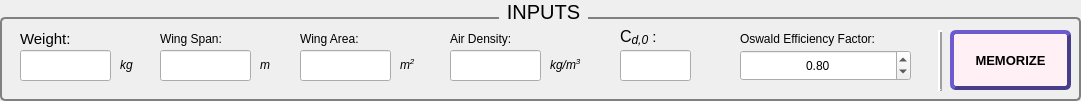
   <widget class="QGroupBox" name="groupBox_inputs">
    <property name="geometry">
     <rect>
      <x>10</x>
      <y>20</y>
      <width>1081</width>
      <height>101</height>
     </rect>
    </property>
    <property name="sizePolicy">
     <sizepolicy hsizetype="Fixed" vsizetype="Fixed">
      <horstretch>0</horstretch>
      <verstretch>0</verstretch>
     </sizepolicy>
    </property>
    <property name="contextMenuPolicy">
     <enum>Qt::NoContextMenu</enum>
    </property>
    <property name="autoFillBackground">
     <bool>false</bool>
    </property>
    <property name="styleSheet">
     <string notr="true">QGroupBox
{
		font-size: 20px;
		border: 2px solid gray;
		border-radius: 5px;
		margin-top: 17px;
}

QGroupBox::title
{
		subcontrol-origin: margin;
		subcontrol-position: top center;
		padding: 0 5px;
}
</string>
    </property>
    <property name="title">
     <string>INPUTS</string>
    </property>
    <property name="alignment">
     <set>Qt::AlignCenter</set>
    </property>
    <property name="flat">
     <bool>false</bool>
    </property>
    <widget class="QLineEdit" name="weight_lineEdit">
     <property name="geometry">
      <rect>
       <x>20</x>
       <y>50</y>
       <width>91</width>
       <height>31</height>
      </rect>
     </property>
     <property name="sizePolicy">
      <sizepolicy hsizetype="Fixed" vsizetype="Fixed">
       <horstretch>0</horstretch>
       <verstretch>0</verstretch>
      </sizepolicy>
     </property>
     <property name="font">
      <font>
       <family>Ubuntu</family>
       <pointsize>11</pointsize>
       <weight>50</weight>
       <italic>false</italic>
       <bold>false</bold>
      </font>
     </property>
     <property name="styleSheet">
      <string notr="true">QLineEdit {
	font: 11pt &quot;Ubuntu&quot;}</string>
     </property>
     <property name="text">
      <string/>
     </property>
     <property name="frame">
      <bool>true</bool>
     </property>
     <property name="alignment">
      <set>Qt::AlignCenter</set>
     </property>
     <property name="cursorMoveStyle">
      <enum>Qt::LogicalMoveStyle</enum>
     </property>
     <property name="clearButtonEnabled">
      <bool>true</bool>
     </property>
    </widget>
    <widget class="QLabel" name="weight_label">
     <property name="geometry">
      <rect>
       <x>20</x>
       <y>30</y>
       <width>67</width>
       <height>17</height>
      </rect>
     </property>
     <property name="sizePolicy">
      <sizepolicy hsizetype="Fixed" vsizetype="Fixed">
       <horstretch>0</horstretch>
       <verstretch>0</verstretch>
      </sizepolicy>
     </property>
     <property name="font">
      <font>
       <family>Ubuntu</family>
       <pointsize>11</pointsize>
       <weight>50</weight>
       <italic>false</italic>
       <bold>false</bold>
      </font>
     </property>
     <property name="styleSheet">
      <string notr="true">QLabel {font: 11pt &quot;Ubuntu&quot;}</string>
     </property>
     <property name="frameShape">
      <enum>QFrame::NoFrame</enum>
     </property>
     <property name="text">
      <string>Weight:</string>
     </property>
    </widget>
    <widget class="QLineEdit" name="wingspan_lineEdit">
     <property name="geometry">
      <rect>
       <x>160</x>
       <y>50</y>
       <width>91</width>
       <height>31</height>
      </rect>
     </property>
     <property name="sizePolicy">
      <sizepolicy hsizetype="Fixed" vsizetype="Fixed">
       <horstretch>0</horstretch>
       <verstretch>0</verstretch>
      </sizepolicy>
     </property>
     <property name="styleSheet">
      <string notr="true">QLineEdit {
	font: 11pt &quot;Ubuntu&quot;}</string>
     </property>
     <property name="alignment">
      <set>Qt::AlignCenter</set>
     </property>
     <property name="clearButtonEnabled">
      <bool>true</bool>
     </property>
    </widget>
    <widget class="QLabel" name="weightkg_label">
     <property name="geometry">
      <rect>
       <x>120</x>
       <y>50</y>
       <width>21</width>
       <height>31</height>
      </rect>
     </property>
     <property name="sizePolicy">
      <sizepolicy hsizetype="Fixed" vsizetype="Fixed">
       <horstretch>0</horstretch>
       <verstretch>0</verstretch>
      </sizepolicy>
     </property>
     <property name="text">
      <string>&lt;html&gt;&lt;head/&gt;&lt;body&gt;&lt;p&gt;&lt;span style=&quot; font-style:italic;&quot;&gt;kg&lt;/span&gt;&lt;/p&gt;&lt;/body&gt;&lt;/html&gt;</string>
     </property>
    </widget>
    <widget class="QLabel" name="wingspan_label">
     <property name="geometry">
      <rect>
       <x>160</x>
       <y>30</y>
       <width>81</width>
       <height>17</height>
      </rect>
     </property>
     <property name="sizePolicy">
      <sizepolicy hsizetype="Fixed" vsizetype="Fixed">
       <horstretch>0</horstretch>
       <verstretch>0</verstretch>
      </sizepolicy>
     </property>
     <property name="styleSheet">
      <string notr="true">QLabel {font: 11pt &quot;Ubuntu&quot;}</string>
     </property>
     <property name="text">
      <string>Wing Span:</string>
     </property>
    </widget>
    <widget class="QLabel" name="wingspanm_label">
     <property name="geometry">
      <rect>
       <x>260</x>
       <y>50</y>
       <width>21</width>
       <height>31</height>
      </rect>
     </property>
     <property name="sizePolicy">
      <sizepolicy hsizetype="Fixed" vsizetype="Fixed">
       <horstretch>0</horstretch>
       <verstretch>0</verstretch>
      </sizepolicy>
     </property>
     <property name="text">
      <string>&lt;html&gt;&lt;head/&gt;&lt;body&gt;&lt;p&gt;&lt;span style=&quot; font-style:italic;&quot;&gt;m&lt;/span&gt;&lt;/p&gt;&lt;/body&gt;&lt;/html&gt;</string>
     </property>
    </widget>
    <widget class="QLineEdit" name="wingarea_lineEdit">
     <property name="geometry">
      <rect>
       <x>300</x>
       <y>50</y>
       <width>91</width>
       <height>31</height>
      </rect>
     </property>
     <property name="sizePolicy">
      <sizepolicy hsizetype="Fixed" vsizetype="Fixed">
       <horstretch>0</horstretch>
       <verstretch>0</verstretch>
      </sizepolicy>
     </property>
     <property name="styleSheet">
      <string notr="true">QLineEdit {
	font: 11pt &quot;Ubuntu&quot;}</string>
     </property>
     <property name="alignment">
      <set>Qt::AlignCenter</set>
     </property>
     <property name="clearButtonEnabled">
      <bool>true</bool>
     </property>
    </widget>
    <widget class="QLabel" name="wingarea_label">
     <property name="geometry">
      <rect>
       <x>300</x>
       <y>30</y>
       <width>81</width>
       <height>17</height>
      </rect>
     </property>
     <property name="sizePolicy">
      <sizepolicy hsizetype="Fixed" vsizetype="Fixed">
       <horstretch>0</horstretch>
       <verstretch>0</verstretch>
      </sizepolicy>
     </property>
     <property name="styleSheet">
      <string notr="true">QLabel {font: 11pt &quot;Ubuntu&quot;}</string>
     </property>
     <property name="text">
      <string>Wing Area:</string>
     </property>
    </widget>
    <widget class="QLabel" name="wingaream2_label">
     <property name="geometry">
      <rect>
       <x>400</x>
       <y>50</y>
       <width>31</width>
       <height>31</height>
      </rect>
     </property>
     <property name="sizePolicy">
      <sizepolicy hsizetype="Fixed" vsizetype="Fixed">
       <horstretch>0</horstretch>
       <verstretch>0</verstretch>
      </sizepolicy>
     </property>
     <property name="text">
      <string>&lt;html&gt;&lt;head/&gt;&lt;body&gt;&lt;p&gt;&lt;span style=&quot; font-style:italic;&quot;&gt;m&lt;/span&gt;&lt;span style=&quot; font-style:italic; vertical-align:super;&quot;&gt;2&lt;/span&gt;&lt;/p&gt;&lt;/body&gt;&lt;/html&gt;</string>
     </property>
    </widget>
    <widget class="QLineEdit" name="rho_lineEdit">
     <property name="geometry">
      <rect>
       <x>450</x>
       <y>50</y>
       <width>91</width>
       <height>31</height>
      </rect>
     </property>
     <property name="sizePolicy">
      <sizepolicy hsizetype="Fixed" vsizetype="Fixed">
       <horstretch>0</horstretch>
       <verstretch>0</verstretch>
      </sizepolicy>
     </property>
     <property name="styleSheet">
      <string notr="true">QLineEdit {
	font: 11pt &quot;Ubuntu&quot;}</string>
     </property>
     <property name="text">
      <string/>
     </property>
     <property name="alignment">
      <set>Qt::AlignCenter</set>
     </property>
     <property name="clearButtonEnabled">
      <bool>true</bool>
     </property>
    </widget>
    <widget class="QLabel" name="rho_label">
     <property name="geometry">
      <rect>
       <x>450</x>
       <y>30</y>
       <width>91</width>
       <height>17</height>
      </rect>
     </property>
     <property name="sizePolicy">
      <sizepolicy hsizetype="Fixed" vsizetype="Fixed">
       <horstretch>0</horstretch>
       <verstretch>0</verstretch>
      </sizepolicy>
     </property>
     <property name="styleSheet">
      <string notr="true">QLabel {font: 11pt &quot;Ubuntu&quot;}</string>
     </property>
     <property name="text">
      <string>Air Density:</string>
     </property>
    </widget>
    <widget class="QLabel" name="rhokgm3_label">
     <property name="geometry">
      <rect>
       <x>550</x>
       <y>50</y>
       <width>67</width>
       <height>31</height>
      </rect>
     </property>
     <property name="sizePolicy">
      <sizepolicy hsizetype="Fixed" vsizetype="Fixed">
       <horstretch>0</horstretch>
       <verstretch>0</verstretch>
      </sizepolicy>
     </property>
     <property name="text">
      <string>&lt;html&gt;&lt;head/&gt;&lt;body&gt;&lt;p&gt;&lt;span style=&quot; font-style:italic;&quot;&gt;kg/m&lt;/span&gt;&lt;span style=&quot; font-style:italic; vertical-align:super;&quot;&gt;3&lt;/span&gt;&lt;/p&gt;&lt;/body&gt;&lt;/html&gt;</string>
     </property>
    </widget>
    <widget class="QLineEdit" name="cd0_lineEdit">
     <property name="geometry">
      <rect>
       <x>620</x>
       <y>50</y>
       <width>71</width>
       <height>31</height>
      </rect>
     </property>
     <property name="sizePolicy">
      <sizepolicy hsizetype="Fixed" vsizetype="Fixed">
       <horstretch>0</horstretch>
       <verstretch>0</verstretch>
      </sizepolicy>
     </property>
     <property name="styleSheet">
      <string notr="true">QLineEdit {
	font: 11pt &quot;Ubuntu&quot;}</string>
     </property>
     <property name="alignment">
      <set>Qt::AlignCenter</set>
     </property>
     <property name="clearButtonEnabled">
      <bool>true</bool>
     </property>
    </widget>
    <widget class="QLabel" name="cd0_label">
     <property name="geometry">
      <rect>
       <x>620</x>
       <y>20</y>
       <width>71</width>
       <height>31</height>
      </rect>
     </property>
     <property name="sizePolicy">
      <sizepolicy hsizetype="Fixed" vsizetype="Fixed">
       <horstretch>0</horstretch>
       <verstretch>0</verstretch>
      </sizepolicy>
     </property>
     <property name="font">
      <font>
       <family>Ubuntu</family>
       <pointsize>11</pointsize>
       <weight>50</weight>
       <italic>false</italic>
       <bold>false</bold>
      </font>
     </property>
     <property name="styleSheet">
      <string notr="true">QLabel {font: 11pt &quot;Ubuntu&quot;}</string>
     </property>
     <property name="text">
      <string>&lt;html&gt;&lt;head/&gt;&lt;body&gt;&lt;p&gt;&lt;span style=&quot; font-size:12pt;&quot;&gt;C&lt;/span&gt;&lt;span style=&quot; font-size:14pt; font-style:italic; vertical-align:sub;&quot;&gt;d,0&lt;/span&gt; :&lt;/p&gt;&lt;/body&gt;&lt;/html&gt;</string>
     </property>
    </widget>
    <widget class="QLabel" name="oswalden_label">
     <property name="geometry">
      <rect>
       <x>740</x>
       <y>30</y>
       <width>181</width>
       <height>17</height>
      </rect>
     </property>
     <property name="sizePolicy">
      <sizepolicy hsizetype="Fixed" vsizetype="Fixed">
       <horstretch>0</horstretch>
       <verstretch>0</verstretch>
      </sizepolicy>
     </property>
     <property name="styleSheet">
      <string notr="true">QLabel {font: 11pt &quot;Ubuntu&quot;}</string>
     </property>
     <property name="text">
      <string>Oswald Efficiency Factor:</string>
     </property>
    </widget>
    <widget class="QDoubleSpinBox" name="oswalden_doubleSpinBox">
     <property name="geometry">
      <rect>
       <x>740</x>
       <y>50</y>
       <width>171</width>
       <height>31</height>
      </rect>
     </property>
     <property name="wrapping">
      <bool>false</bool>
     </property>
     <property name="alignment">
      <set>Qt::AlignCenter</set>
     </property>
     <property name="maximum">
      <double>0.950000000000000</double>
     </property>
     <property name="singleStep">
      <double>0.050000000000000</double>
     </property>
     <property name="value">
      <double>0.800000000000000</double>
     </property>
    </widget>
    <widget class="Line" name="separator_line">
     <property name="geometry">
      <rect>
       <x>930</x>
       <y>30</y>
       <width>20</width>
       <height>61</height>
      </rect>
     </property>
     <property name="sizePolicy">
      <sizepolicy hsizetype="Fixed" vsizetype="Fixed">
       <horstretch>0</horstretch>
       <verstretch>0</verstretch>
      </sizepolicy>
     </property>
     <property name="frameShadow">
      <enum>QFrame::Raised</enum>
     </property>
     <property name="lineWidth">
      <number>2</number>
     </property>
     <property name="midLineWidth">
      <number>0</number>
     </property>
     <property name="orientation">
      <enum>Qt::Vertical</enum>
     </property>
    </widget>
    <widget class="QPushButton" name="memorize_pushButton">
     <property name="geometry">
      <rect>
       <x>950</x>
       <y>30</y>
       <width>121</width>
       <height>60</height>
      </rect>
     </property>
     <property name="sizePolicy">
      <sizepolicy hsizetype="Fixed" vsizetype="Fixed">
       <horstretch>0</horstretch>
       <verstretch>0</verstretch>
      </sizepolicy>
     </property>
     <property name="styleSheet">
      <string notr="true">QPushButton
{
		font-weight: bold;
		font-size: 10pt;
		border-style: outset;
		border-width: 4px;
		border-radius: 6px;
		background-color: lavenderblush;
		border-color: darkslateblue;
}
QPushButton::pressed
{
		font-weight: bold;
		font-size: 9pt;
		border-style: inset;
		border-width: 3px;
		background-color: lavenderblush;
		border-color: green;
}</string>
     </property>
     <property name="text">
      <string>MEMORIZE</string>
     </property>
    </widget>
   </widget>
